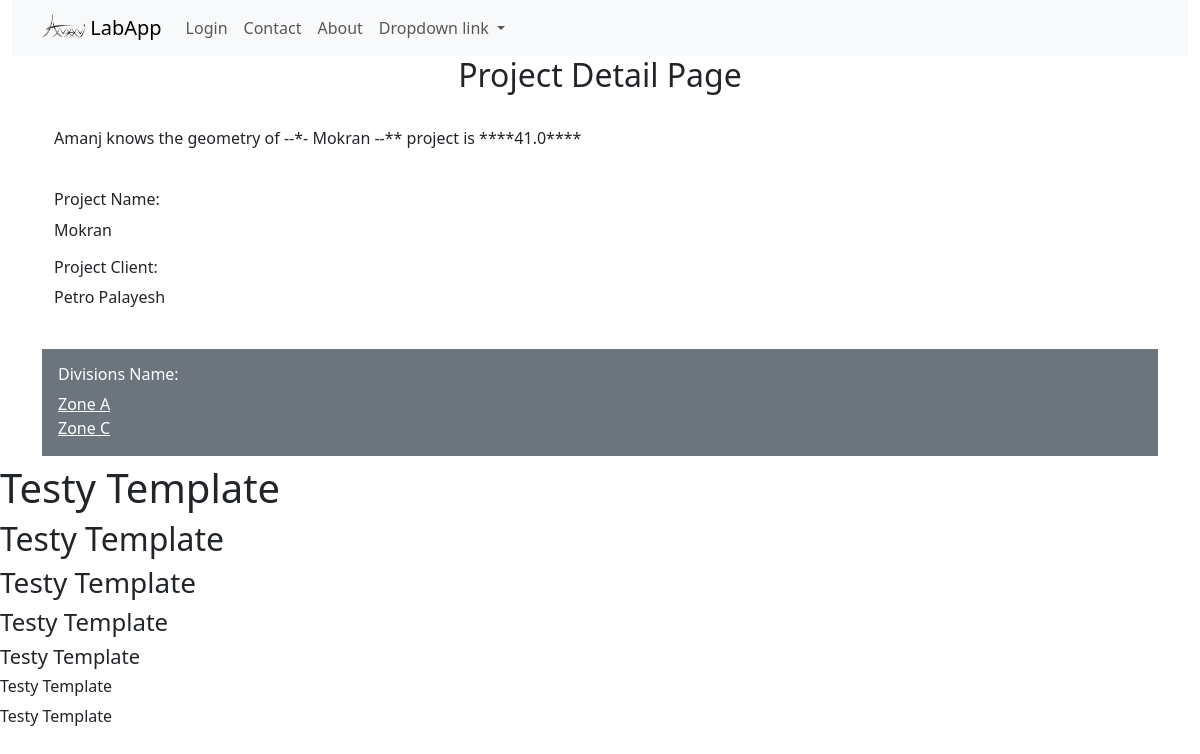
The page /projects/mokran-jask-kouh-mobarekeh/ on the database its author committed.
### Projects/models.py (models this page shows, shortened)
class Project(models.Model):
    user_company = models.CharField(max_length=255, default="BPI")
    project = models.CharField(max_length=255)
    client = models.CharField(max_length=255, blank=True)
    project_location_name = models.CharField(max_length=255, blank=True)
    geometry_nodes = models.FloatField(null=True, blank=True)
    project_description = models.TextField(blank=True)
    slug = models.SlugField(default='-',)

class Division(models.Model):
    division = models.CharField(max_length=255, null=True, blank=True)
    slug = models.SlugField(default='-')
    project = models.ForeignKey(Project, on_delete=models.SET_NULL, related_name='project_related', null=True, blank=True)
    class Meta:
        ordering = ["division"]

### Projects/views.py (the view)
# urls.py: path("<slug:slug>/", views.projectdetail, name="projectdetail"),
def projectdetail(request, slug):
    project = get_object_or_404(Project, slug=slug)
    division = Division.objects.filter(project_id=project.id)
    if division:
        divi = division
        print(type(divi))
    else:
        divi = Division.objects.none()
        print("****IS NOT ITERATIVE****")
        print(type(divi))
        print(divi)
    context = {'project': project, 'division': divi}
    return render(request, 'projects/project_detail.html', context)

### Projects/templates/projects/project_detail.html
{% extends 'base.html' %}
{% block content %}
    <div class="container">
        <div class="container-md text-center">
            <h2> Project Detail Page </h2>
        </div>
        <br>
        <p>
            Amanj knows the geometry of --*- {{project.project}} --** project is ****{{project.geometry_nodes}}****
        </p>
    </div>
    <br>
    <div class="container-fluid">
        <h6> Project Name:</h6>
        <p> {{ project.project }} </p>
        <h6> Project Client:</h6>
        <p> {{ project.client }} </p>
    </div>
    <br>
    <div class="container-fluid p-3 mb-2 bg-secondary text-white">
        <h6> Divisions Name:</h6>
        {% for div in division %}
            {% if div %}
                <a href=" {% url 'projects:divisiondetail' div.slug %}" class="text-white">
                    {{ div.division }} <br>
                </a>
            {% else %}
                <p> NO DIVISION </p>
            {% endif %}
        {% endfor %}
    </div>
{% endblock %}

### rows shown on the page
Project: project "Mokran", geometry_nodes "41.0", client "Petro Palayesh"
Division: division "Zone A"
Division: division "Zone C"
